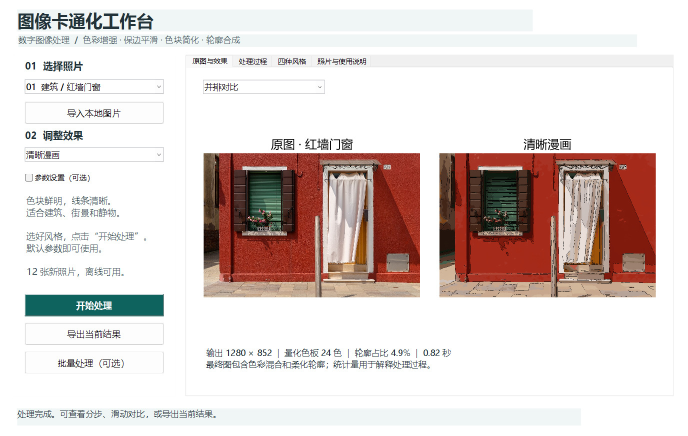
%> input picture projects/image-cartoonization/assets/cartoon-workbench.jpg, 1375 x 871 px (shown at 1/2 size)
$ octave --eval "result = cartoon_v1(imread('../assets/cartoon-workbench.jpg'));"   (GNU Octave 9; MATLAB toolbox functions it lacks are replaced by stand-ins)
%> lines starting %> are read from the running program, lines starting %| are printed output that depends on the picture; in (x1, y1, x2, y2) boxes, pixels count from 0 and x2, y2 are one past the last pixel; in counts of white or black regions, pixels touching at a corner belong together; the program's own positions count from 1
### projects/image-cartoonization/src/cartoon_v1_defaults.m
function p = cartoon_v1_defaults(name)
%CARTOON_DEFAULTS 固定参数，无随机初始化，便于重复演示。
if nargin < 1, name = 'standard'; end
p = struct('Colors',24,'SmoothPasses',2,'EdgeThreshold',0.18, ...
    'EdgeSigma',1.4,'LineWidth',1,'MaxDimension',1000,'Mode','color');
switch char(name)
    case 'soft'
        p.Colors=48; p.SmoothPasses=2; p.EdgeThreshold=0.24;
    case 'strong'
        p.Colors=12; p.SmoothPasses=3; p.EdgeThreshold=0.15; p.LineWidth=2;
    case 'sketch'
        p.Mode='sketch'; p.EdgeThreshold=0.15;
    case 'standard'
    otherwise
        error('Cartoon:Preset','未知预设。');
end
end

### projects/image-cartoonization/src/cartoon_v1.m
function r = cartoon_v1(input, p)
%CARTOON_PROCESS 可独立测试的主算法，无界面、文件写入或随机状态。
% 基于 projjal1/Image-Cartoonizer 的保边平滑与边缘合成流程移植改进。
% 许可及改动说明见 third_party。Canny 和最小方差量化为新增处理。
if nargin<2, p=cartoon_v1_defaults(); end
validateattributes(input,{'uint8','uint16','single','double','logical'}, ...
    {'nonempty','real','finite'},mfilename,'input');
if ndims(input)>3 || ~ismember(size(input,3),[1 3]) || min(size(input,1),size(input,2))<3
    error('Cartoon:Input','输入应为至少 3×3 的灰度或 RGB 图像。');
end
if isfloat(input) && (min(input(:))<0 || max(input(:))>1)
    error('Cartoon:Range','浮点图像必须归一化到 [0,1]。');
end
validateattributes(p.Colors,{'numeric'},{'scalar','integer','>=',4,'<=',64});
validateattributes(p.SmoothPasses,{'numeric'},{'scalar','integer','>=',0,'<=',4});
validateattributes(p.EdgeThreshold,{'numeric'},{'scalar','finite','>=',0.02,'<=',0.6});
validateattributes(p.EdgeSigma,{'numeric'},{'scalar','finite','>=',0.5,'<=',3});
validateattributes(p.LineWidth,{'numeric'},{'scalar','integer','>=',1,'<=',3});
validateattributes(p.MaxDimension,{'numeric'},{'scalar','integer','>=',64,'<=',1600});
if ~ismember(p.Mode,{'color','sketch'}), error('Cartoon:Mode','无效模式。'); end
t=tic;
a=im2uint8(input);
%> a is the input picture: size 871x1375x3 uint8; mean R, G, B 223, 212.3, 209.4
if size(a,3)==1, a=repmat(a,1,1,3); end
originalSize=[size(a,1),size(a,2)];
%> originalSize = [871 1375]
scale=min(1,p.MaxDimension/max(originalSize));
%> scale = 0.727
if scale<1, a=imresize(a,scale); end
%> after `a=imresize(a,scale)`:
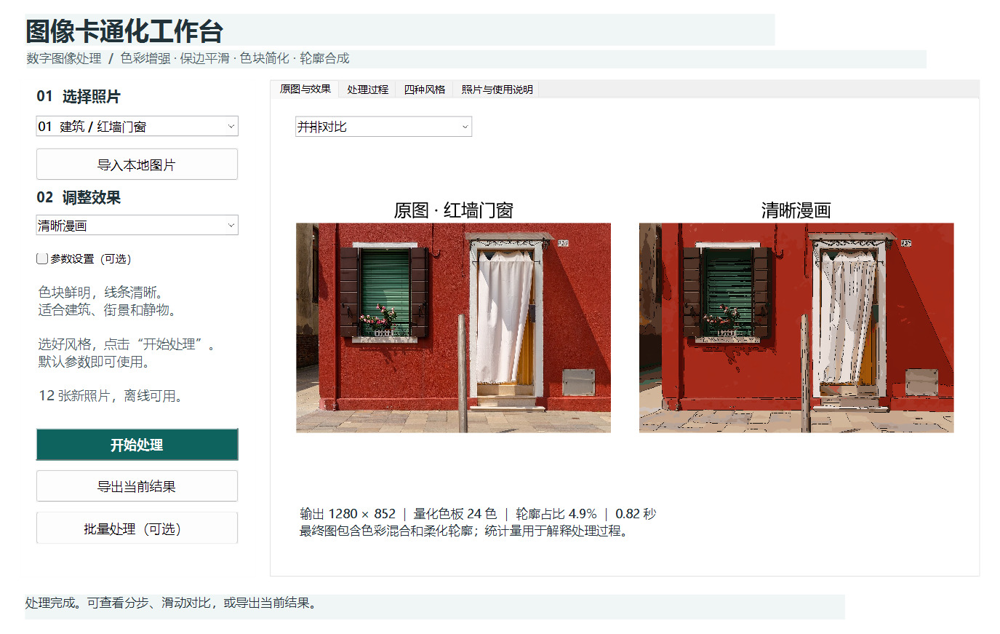
%> a: size 634x1000x3 uint8; mean R, G, B 223, 212.2, 209.4
% 1. 双边滤波同时考虑空间距离和颜色距离，减少纹理但保留大轮廓。
s=im2double(a);
neighborhood=min(9,2*floor((min(size(a,1),size(a,2))-2)/2)+1);
%> neighborhood = 9
for k=1:p.SmoothPasses
    s=imbilatfilt(s,0.025,3,'NeighborhoodSize',neighborhood);
end
smooth=im2uint8(s);
% 2. 最小方差颜色量化；关闭抖动，避免人为引入颗粒。
[index,map]=rgb2ind(smooth,p.Colors,'nodither');
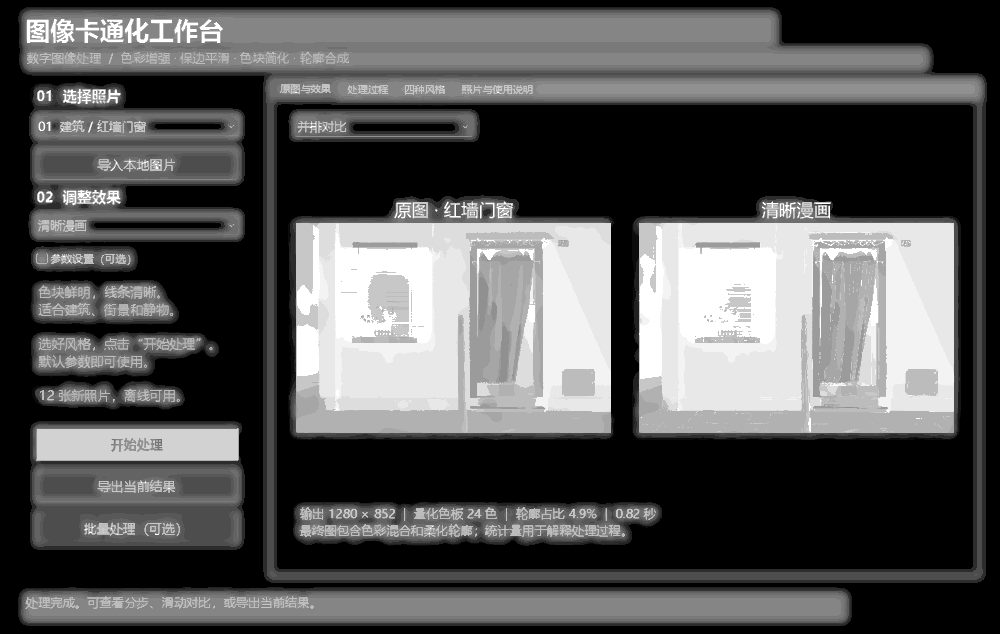
%> index: size 634x1000 uint8; min 0, max 23, mean 7.7; drawn with min black and max white
%> map = 24 rows, first 12: [1 1 1; 1 1 0.996; 1 0.996 0.996; 0.996 1 0.996; 0.996 0.996 0.996; 0.992 0.996 0.996; 0.992 0.996 0.992; 0.992 0.992 0.992; 0.988 0.992 0.988; 0.984 0.988 0.984; 0.976 0.98 0.98; 0.961 0.973 0.973]
quantized=im2uint8(ind2rgb(index,map));
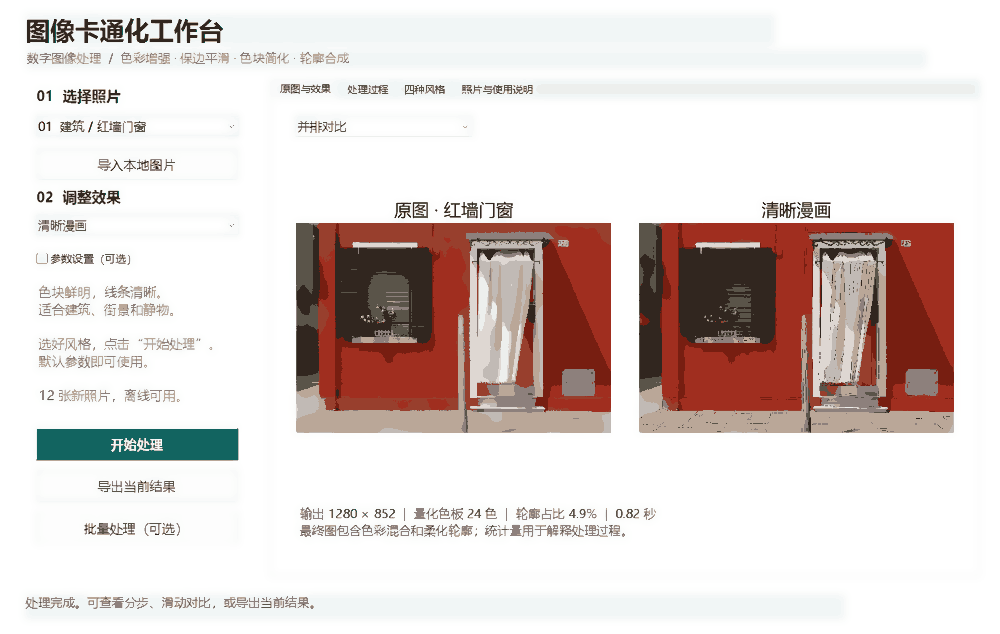
%> quantized: size 634x1000x3 uint8; mean R, G, B 223.3, 212.6, 209.7
% 3. 灰度中值滤波后进行 Canny 双阈值检测。
gray=medfilt2(rgb2gray(smooth),[3 3],'symmetric');
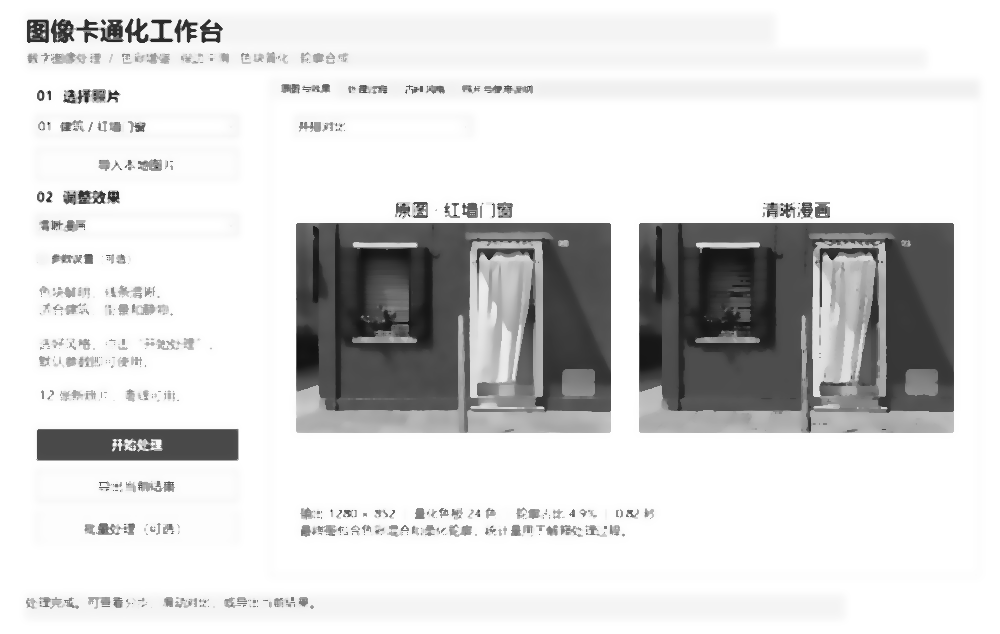
%> gray: size 634x1000 uint8; min 18, max 255, mean 216
% MATLAB Canny 对严格常量图可能放大浮点卷积残差；常量图没有真实边缘。
if max(gray(:))==min(gray(:))
    edges=false(size(gray));
else
    edges=edge(gray,'Canny',[0.4*p.EdgeThreshold p.EdgeThreshold],p.EdgeSigma);
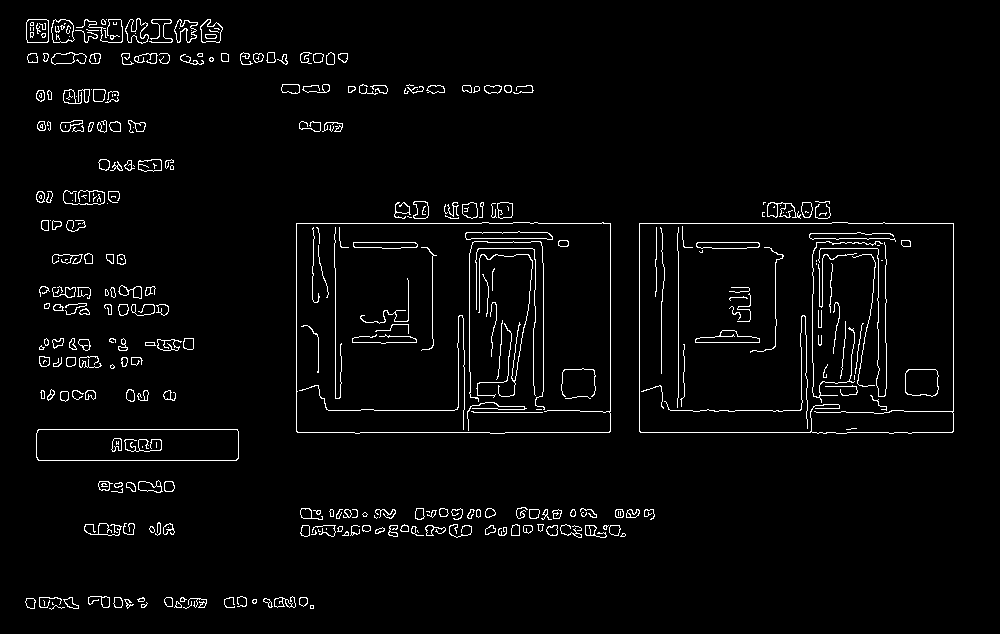
%> edges: size 634x1000 logical; 3.1% white in thin lines or dots, all inside (x1, y1, x2, y2) = (25, 18, 954, 610)
end
edges=bwareaopen(edges,6,8);
if p.LineWidth>1
    edges=imdilate(edges,strel('disk',p.LineWidth-1,0));
end
% 4. 轮廓处设为黑色，其他像素使用量化后的颜色。
if strcmp(p.Mode,'sketch')
    result=repmat(uint8(~edges)*255,1,1,3);
else
    result=quantized;
    result(repmat(edges,1,1,3))=0;
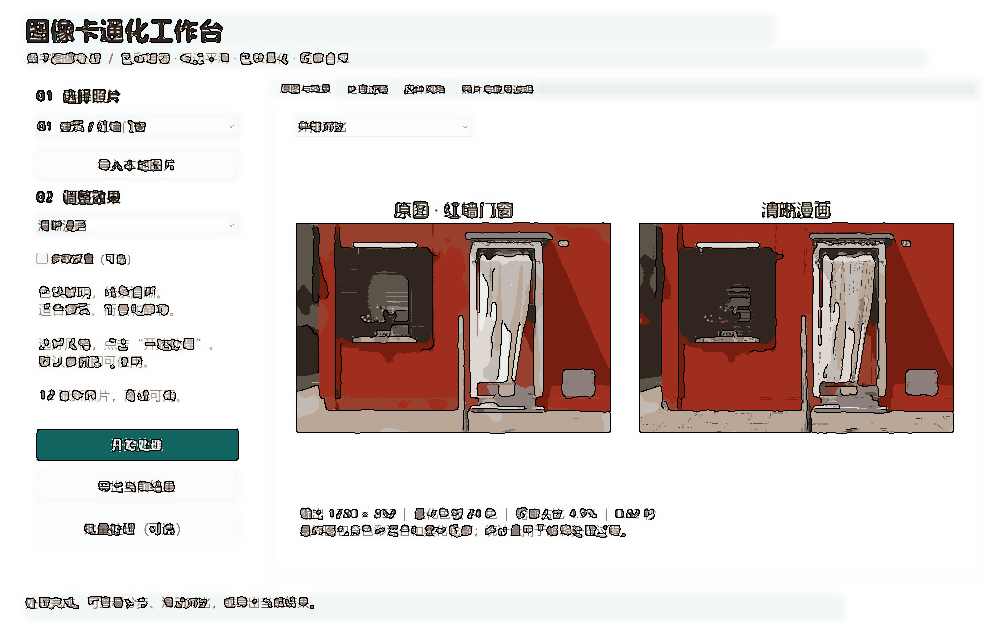
%> result: size 634x1000x3 uint8; 3.05% of pixels changed, all inside (x1, y1, x2, y2) = (25, 18, 954, 610)
%> `result = cartoon_v1(imread('../assets/cartoon-workbench.jpg'));`: result = {InputSize [871 1375], Scale 0.727, PaletteSize 24, EdgeRatio 0.0305, Elapsed 10.47}
end
r=struct('Original',a,'Smoothed',smooth,'Quantized',quantized, ...
    'Edges',edges,'Result',result,'Params',p,'InputSize',originalSize, ...
    'Scale',scale,'PaletteSize',size(map,1),'EdgeRatio',nnz(edges)/numel(edges), ...
    'Elapsed',toc(t));
end

$ run again, on projects/image-cartoonization/assets/sketch.png
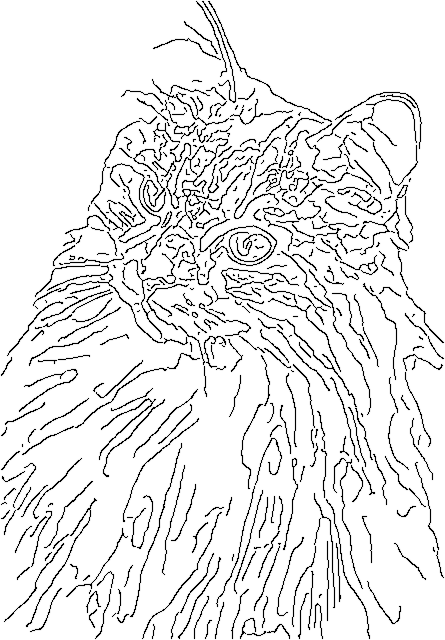
%> input picture projects/image-cartoonization/assets/sketch.png, 445 x 640 px
%> in cartoon_v1, a is the input picture: size 640x445x3 uint8; min 0, max 255, mean 233.7
%> map = 17 rows, first 12: [1 1 1; 0.996 0.996 0.996; 0.992 0.992 0.992; 0.988 0.988 0.988; 0.984 0.984 0.984; 0.98 0.98 0.98; 0.976 0.976 0.976; 0.973 0.973 0.973; 0.969 0.969 0.969; 0.965 0.965 0.965; 0.961 0.961 0.961; 0.957 0.957 0.957]
%> in cartoon_v1, `edges=edge(gray,'Canny',[0.4*p.EdgeThreshold p.EdgeThreshold],p.EdgeSi..`:
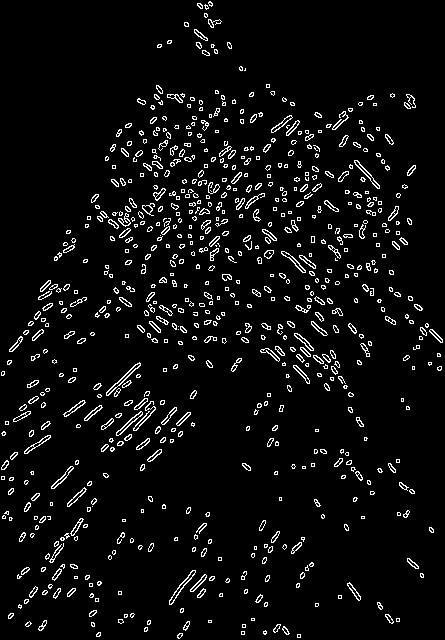
%> edges: size 640x445 logical; 5.2% white in thin lines or dots
%> in cartoon_v1, `result(repmat(edges,1,1,3))=0;`:
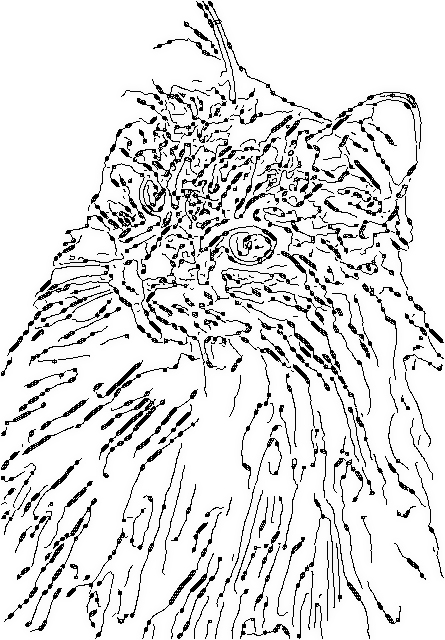
%> result: size 640x445x3 uint8; min 0, max 255, mean 223.7
%> `result = cartoon_v1(imread('../assets/cartoon-workbench.jpg'));`: result = {InputSize [640 445], Scale 1, PaletteSize 17, EdgeRatio 0.0522, Elapsed 3.61}
